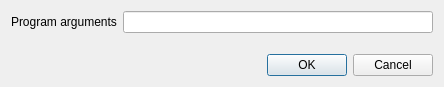
<?xml version="1.0" encoding="UTF-8"?>
<ui version="4.0">
 <class>ArgumentsDialog</class>
 <widget class="QDialog" name="ArgumentsDialog">
  <property name="geometry">
   <rect>
    <x>0</x>
    <y>0</y>
    <width>444</width>
    <height>87</height>
   </rect>
  </property>
  <property name="windowTitle">
   <string>Set BASIC program arguments</string>
  </property>
  <layout class="QVBoxLayout" name="verticalLayout_2">
   <item>
    <layout class="QVBoxLayout" name="verticalLayout">
     <item>
      <layout class="QFormLayout" name="formLayout">
       <item row="0" column="0">
        <widget class="QLabel" name="label">
         <property name="text">
          <string>Program arguments</string>
         </property>
        </widget>
       </item>
       <item row="0" column="1">
        <widget class="QLineEdit" name="argumentsEdit"/>
       </item>
      </layout>
     </item>
     <item>
      <widget class="QDialogButtonBox" name="buttonBox">
       <property name="orientation">
        <enum>Qt::Horizontal</enum>
       </property>
       <property name="standardButtons">
        <set>QDialogButtonBox::Cancel|QDialogButtonBox::Ok</set>
       </property>
      </widget>
     </item>
    </layout>
   </item>
  </layout>
 </widget>
 <resources/>
 <connections>
  <connection>
   <sender>buttonBox</sender>
   <signal>accepted()</signal>
   <receiver>ArgumentsDialog</receiver>
   <slot>accept()</slot>
   <hints>
    <hint type="sourcelabel">
     <x>248</x>
     <y>254</y>
    </hint>
    <hint type="destinationlabel">
     <x>157</x>
     <y>274</y>
    </hint>
   </hints>
  </connection>
  <connection>
   <sender>buttonBox</sender>
   <signal>rejected()</signal>
   <receiver>ArgumentsDialog</receiver>
   <slot>reject()</slot>
   <hints>
    <hint type="sourcelabel">
     <x>316</x>
     <y>260</y>
    </hint>
    <hint type="destinationlabel">
     <x>286</x>
     <y>274</y>
    </hint>
   </hints>
  </connection>
 </connections>
</ui>
